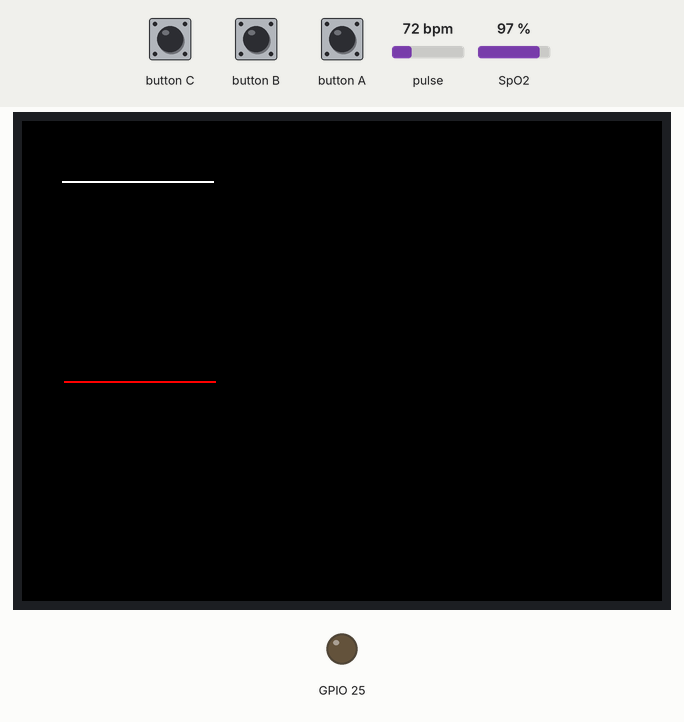
Bench run of a sketch on a simulated ESP32. Shown: 320×240 colour display, output pins drawn as LEDs (lit = HIGH). The inputs (shaded band) are chosen by the test bench; at power-on: pulse 72 bpm, SpO2 97 %. What the sketch prints to the serial monitor is not drawn.

Above: at 1.4 s.
1.5 s: pulse set to 42 bpm
At 1.87 s:
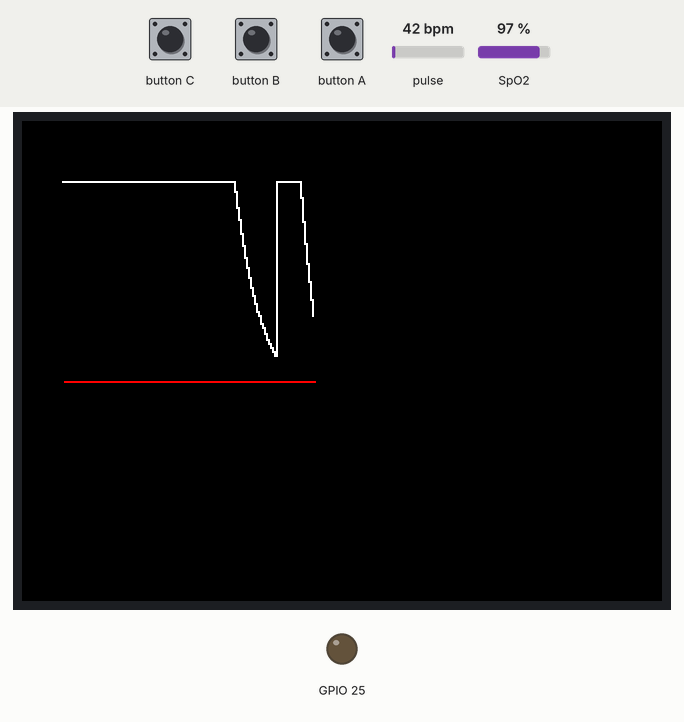
3.2 s: SpO2 set to 100 %
At 4.28 s:
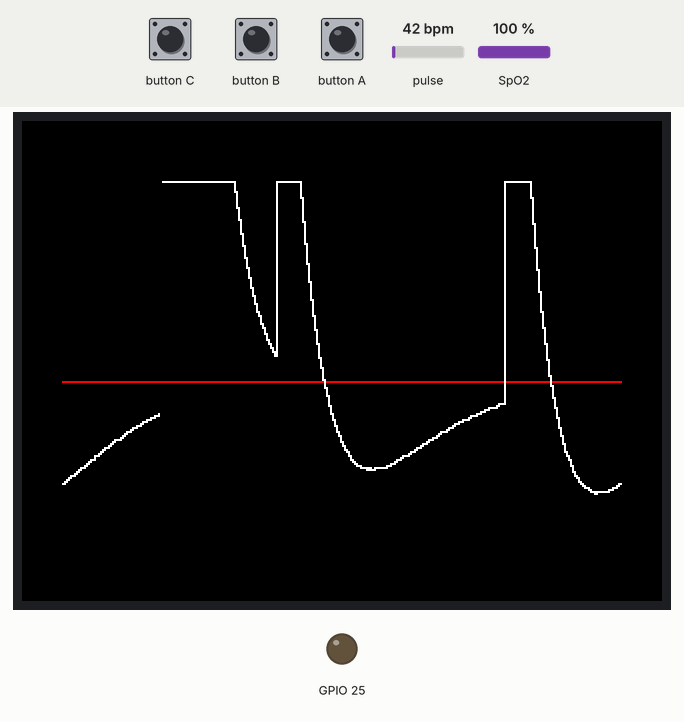
5.3 s: pulse set to 70 bpm
At 5.48 s:
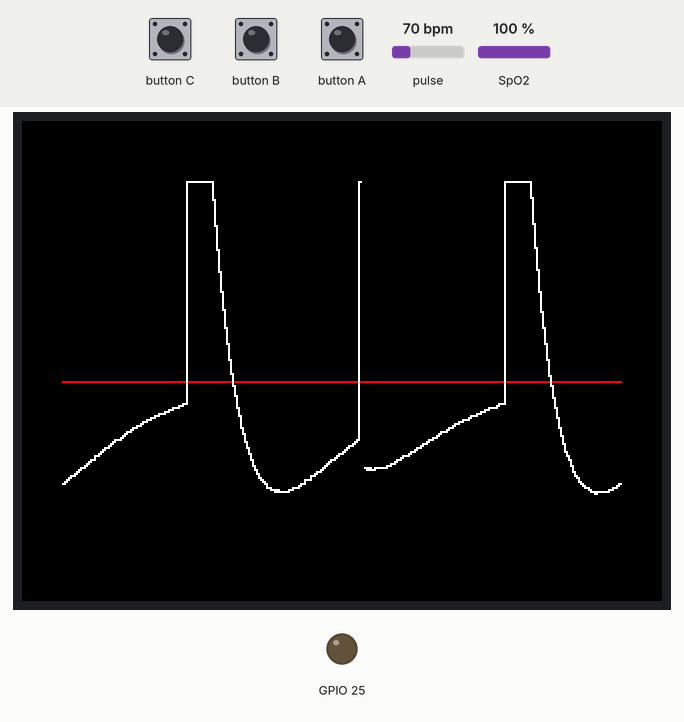
6.8 s: SpO2 set to 80 %
At 7.28 s:
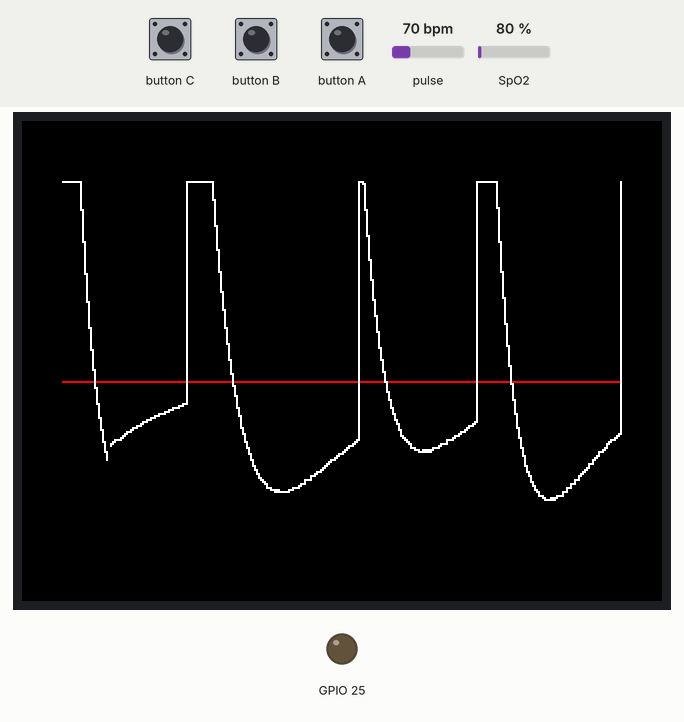
Timing chart, 0 to 9.6 s (numbered marks = the images above; inputs shaded):
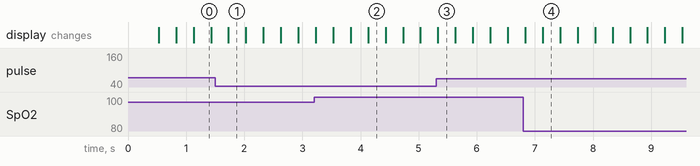

The sketch:

graph_heartrate.ino
```cpp
#include <M5Stack.h>
#include <Wire.h>
#include "MAX30100.h"
#include "MAX30100_PulseOximeter.h"

#define BPM_INTERVAL 10 //SAMPLING EVERY 10milliSECS
#define S_SETUP 0
#define S_LOOP 1
#define BRIGHTNESS 200

#define GRAPH_X_MAX 300
#define GRAPH_X_MIN 20
#define GRAPH_Y_MIDLINE 130
#define GRAPH_Y_MAX 240
#define GRAPH_Y_MIN 0
#define GRAPH_SIZING 200
#define GRAPH_BG BLACK
#define GRAPH_FG WHITE
#define GRAPH_MIDLINE RED


PulseOximeter pox;

// Sampling is tightly related to the dynamic range of the ADC.
// refer to the datasheet for further info
#define SAMPLING_RATE                       MAX30100_SAMPRATE_100HZ

// The LEDs currents must be set to a level that avoids clipping and maximises the
// dynamic range
#define IR_LED_CURRENT                      MAX30100_LED_CURR_50MA
#define RED_LED_CURRENT                     MAX30100_LED_CURR_27_1MA

// The pulse width of the LEDs driving determines the resolution of
// the ADC (which is a Sigma-Delta).
// set HIGHRES_MODE to true only when setting PULSE_WIDTH to MAX30100_SPC_PW_1600US_16BITS
#define PULSE_WIDTH                         MAX30100_SPC_PW_1600US_16BITS
#define HIGHRES_MODE                        true


// Instantiate a MAX30100 sensor class
MAX30100 sensor;
void onBeatDetected()
{
//    Serial.println("Beat!");
//    m5Clear(0, 50, 100, 120);
//    M5.Lcd.setCursor(5,50);
//    M5.Lcd.drawBitmap(5, 50, 320, 240, (uint16_t *)imgName);
}

//global var
int nextCursor, curCursor;


void setup() {
  // put your setup code here, to run once:
    M5.begin();
    M5.Speaker.setVolume(0);
    dacWrite (25, 0); //turn off noise???
    M5.lcd.clear();
    M5.lcd.setBrightness(BRIGHTNESS);
    M5.update();

    Serial.begin(115200);
    Serial.print("Initializing pulse oximeter..");

    // Initialize the PulseOximeter instance
    // Failures are generally due to an improper I2C wiring, missing power supply
    // or wrong target chip

    if (!pox.begin()) {
      Serial.println("FAILED");
      for(;;);
    } else {
        Serial.println("SUCCESS");
    }
    pox.setOnBeatDetectedCallback(onBeatDetected);

    if (!sensor.begin()) {
        Serial.println("FAILED");
        for(;;);
    } else {
        Serial.println("SUCCESS");
    }

    // Set up the wanted parameters
    sensor.setMode(MAX30100_MODE_SPO2_HR);
    sensor.setLedsCurrent(IR_LED_CURRENT, RED_LED_CURRENT);
    sensor.setLedsPulseWidth(PULSE_WIDTH);
    sensor.setSamplingRate(SAMPLING_RATE);
    sensor.setHighresModeEnabled(HIGHRES_MODE);

    sensProc(0);

    static int graphBeatMin, graphBeatMax;
    graphBeatMin = 0;
    graphBeatMax = 100;
}

float pre_w = 0;
int val;

  int tsLastReport;
void loop() {
//  sensor.update();
  pox.update();
  if (millis() - tsLastReport > 100) {
        Serial.print("Heart rate:");
        Serial.print(pox.getHeartRate());
        Serial.print("bpm / SpO2:");
        Serial.print(pox.getSpO2());
        Serial.println("%");

        tsLastReport = millis();
    }
    sensor.update();
  sensProc(1);

}
//
//float pre_w = 0;

void sensProc(int s_cmd) {
  static unsigned long preTime, preB_Time;
  static int preVal;
  static int highCnt, lowCnt, bpmCnt;
//  static int bpmSum, bpmMax, bpmMin, bpmCnt, bpmAvg, bpmMaxTmp, bpmMinTmp;
  static int bpm;
  float alpha = 0.95;


  uint16_t ir, red;
  switch(s_cmd) {
    case S_SETUP:
      preTime = preB_Time = millis();
      bpm = 0;
      highCnt = lowCnt = bpmCnt = 0;
      curCursor = nextCursor = GRAPH_X_MIN;
      nextCursor++;
//      bpmMinTmp = MAX_BPM_VAL; //Temp val
//      bpmMaxTmp = 0;

//      sensor.update();

//      for(int i = 0; i < 20; i++) {
//        //display waiting - setup screen
        while (sensor.getRawValues(&ir, &red)) {
          sensor.getRawValues(&ir, &red);
          preVal = dcRemoval(ir, &pre_w, alpha);
//          Serial.println(preVal);
        }
//        delay(10);
//      }

      break;
    case S_LOOP:
      if(millis() - preB_Time > BPM_INTERVAL) {//update
//        pox.update();
//        bpm = pox.getHeartRate();

//        Serial.println("BPM: " + String(pox.getHeartRate()));
//        if(mode == MODE_GRAPH) {
//          lcdProc()
//        }

        sensor.update();
        while (sensor.getRawValues(&ir, &red)) {
          val = dcRemoval(ir, &pre_w, alpha);
          preB_Time = millis();
        }
//        Serial.println("Val: " + String(val));
//        //clear next vitical line
        M5.Lcd.drawLine(nextCursor, GRAPH_Y_MIN, nextCursor, GRAPH_Y_MAX, GRAPH_BG);
        M5.Lcd.drawLine(nextCursor, GRAPH_Y_MIDLINE, nextCursor, GRAPH_Y_MIDLINE, GRAPH_MIDLINE);
        M5.Lcd.drawLine(curCursor, graphYFilter(preVal), curCursor, graphYFilter(val), GRAPH_FG);
        curCursor = nextCursor;
        nextCursor++;
        curCursor = curCursor%GRAPH_X_MAX;
        nextCursor = nextCursor%GRAPH_X_MAX;
        if(nextCursor == 0) {
          nextCursor = GRAPH_X_MIN;
        }
//        Serial.print(nextCursor);
        if(curCursor == 0) {// clear 1st virtical line area
          curCursor = GRAPH_X_MIN;
          M5.Lcd.drawLine(GRAPH_X_MIN,GRAPH_Y_MIDLINE, GRAPH_X_MIN, GRAPH_Y_MIDLINE + GRAPH_Y_MAX, GRAPH_BG);
          nextCursor = GRAPH_X_MIN+1;
        }

        preVal = val;
        preB_Time = millis();
      }
      break;
  }
}

int graphYFilter(float v) {
  int max, min;
  max = 100;
  min = -100;
  v = round(v/1.5);
  if(v > max) v = max;
  if(v < min) v = min;
  return((int)((GRAPH_Y_MIDLINE - v)));// - (((v - min) * GRAPH_Y_MAX) / (max - min))));
}

float dcRemoval(int x, float *pre_w, float alpha) {
  float w = x + alpha*(*pre_w);
  Serial.println("x: " + String(x)+ "\t" + "w: " + String(w) + "\t" + "pre: " + String(*pre_w));
  float result = w - *pre_w;
  *pre_w = w;
//  Serial.println(result);
  return result;
}
```
